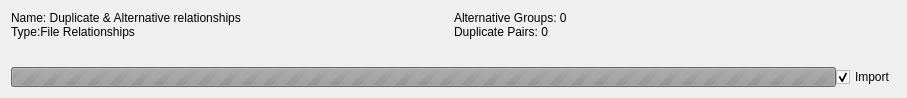
<?xml version="1.0" encoding="UTF-8"?>
<ui version="4.0">
 <class>FileRelationshipsWidget</class>
 <widget class="QWidget" name="FileRelationshipsWidget">
  <property name="geometry">
   <rect>
    <x>0</x>
    <y>0</y>
    <width>907</width>
    <height>98</height>
   </rect>
  </property>
  <property name="sizePolicy">
   <sizepolicy hsizetype="Preferred" vsizetype="Maximum">
    <horstretch>0</horstretch>
    <verstretch>0</verstretch>
   </sizepolicy>
  </property>
  <property name="windowTitle">
   <string>Form</string>
  </property>
  <layout class="QVBoxLayout" name="verticalLayout_5">
   <item>
    <layout class="QVBoxLayout" name="verticalLayout_4">
     <property name="spacing">
      <number>0</number>
     </property>
     <item>
      <layout class="QHBoxLayout" name="horizontalLayout">
       <property name="spacing">
        <number>0</number>
       </property>
       <item>
        <layout class="QVBoxLayout" name="verticalLayout">
         <property name="spacing">
          <number>0</number>
         </property>
         <property name="leftMargin">
          <number>0</number>
         </property>
         <property name="topMargin">
          <number>0</number>
         </property>
         <property name="rightMargin">
          <number>0</number>
         </property>
         <property name="bottomMargin">
          <number>0</number>
         </property>
         <item alignment="Qt::AlignmentFlag::AlignTop">
          <widget class="QLabel" name="name">
           <property name="sizePolicy">
            <sizepolicy hsizetype="Preferred" vsizetype="Maximum">
             <horstretch>0</horstretch>
             <verstretch>0</verstretch>
            </sizepolicy>
           </property>
           <property name="minimumSize">
            <size>
             <width>0</width>
             <height>0</height>
            </size>
           </property>
           <property name="text">
            <string>Name: Duplicate &amp; Alternative relationships
Type:File Relationships</string>
           </property>
          </widget>
         </item>
         <item>
          <widget class="QLabel" name="statusLabel">
           <property name="sizePolicy">
            <sizepolicy hsizetype="Preferred" vsizetype="Maximum">
             <horstretch>0</horstretch>
             <verstretch>0</verstretch>
            </sizepolicy>
           </property>
           <property name="text">
            <string/>
           </property>
          </widget>
         </item>
        </layout>
       </item>
       <item>
        <layout class="QVBoxLayout" name="verticalLayout_2">
         <property name="spacing">
          <number>0</number>
         </property>
         <item alignment="Qt::AlignmentFlag::AlignVCenter">
          <widget class="QLabel" name="alternativesCount">
           <property name="text">
            <string>Alternative Groups: 0</string>
           </property>
          </widget>
         </item>
         <item alignment="Qt::AlignmentFlag::AlignVCenter">
          <widget class="QLabel" name="duplicatesCount">
           <property name="text">
            <string>Duplicate Pairs: 0</string>
           </property>
          </widget>
         </item>
         <item>
          <spacer name="verticalSpacer">
           <property name="orientation">
            <enum>Qt::Orientation::Vertical</enum>
           </property>
           <property name="sizeHint" stdset="0">
            <size>
             <width>0</width>
             <height>0</height>
            </size>
           </property>
          </spacer>
         </item>
        </layout>
       </item>
      </layout>
     </item>
     <item>
      <layout class="QVBoxLayout" name="verticalLayout_3">
       <property name="spacing">
        <number>0</number>
       </property>
       <item>
        <layout class="QHBoxLayout" name="horizontalLayout_2">
         <property name="spacing">
          <number>0</number>
         </property>
         <item>
          <widget class="QProgressBar" name="progressBar">
           <property name="enabled">
            <bool>false</bool>
           </property>
           <property name="sizePolicy">
            <sizepolicy hsizetype="Expanding" vsizetype="Maximum">
             <horstretch>0</horstretch>
             <verstretch>0</verstretch>
            </sizepolicy>
           </property>
           <property name="styleSheet">
            <string notr="true">color: rgb(0, 170, 0);</string>
           </property>
           <property name="minimum">
            <number>0</number>
           </property>
           <property name="maximum">
            <number>0</number>
           </property>
           <property name="value">
            <number>-1</number>
           </property>
           <property name="textVisible">
            <bool>true</bool>
           </property>
          </widget>
         </item>
         <item>
          <widget class="QCheckBox" name="cbShouldImport">
           <property name="text">
            <string>Import</string>
           </property>
           <property name="checked">
            <bool>true</bool>
           </property>
          </widget>
         </item>
        </layout>
       </item>
      </layout>
     </item>
    </layout>
   </item>
  </layout>
 </widget>
 <resources/>
 <connections/>
</ui>
